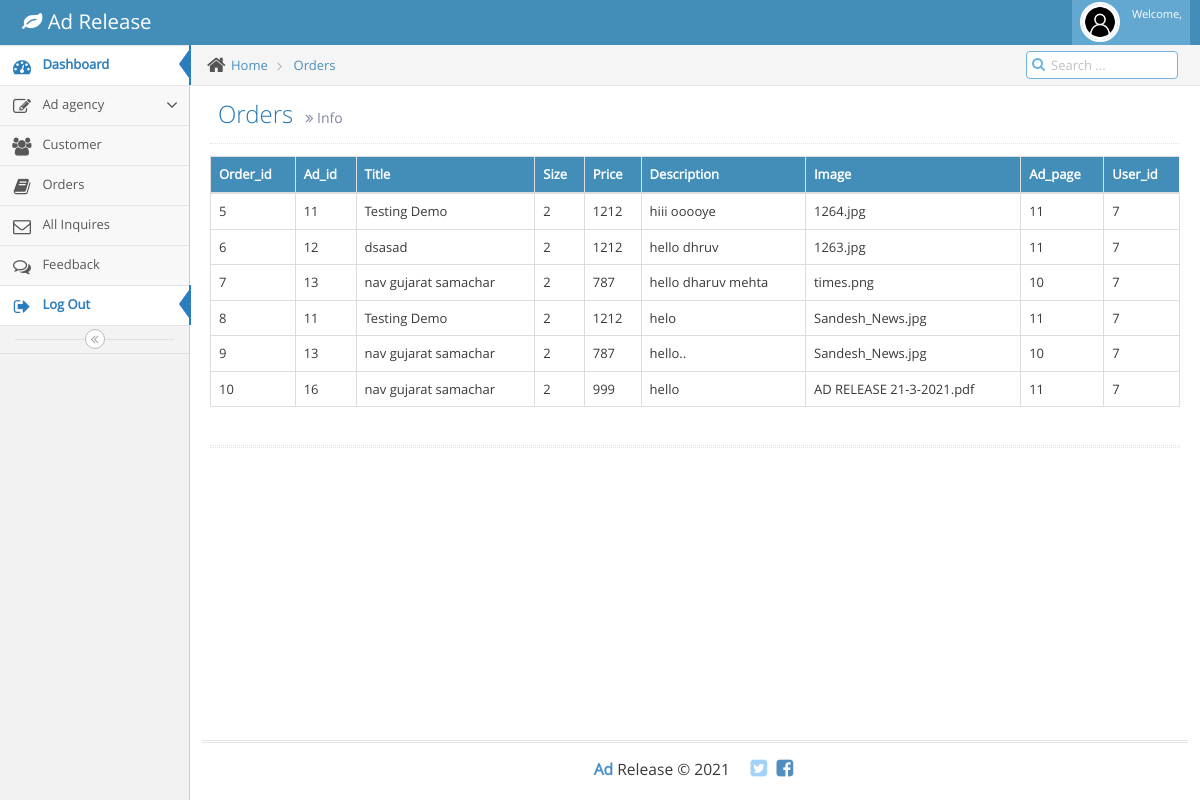
The page /admin/orders.php on the database its author committed.
### tables this page shows
CREATE TABLE `orders` (
  `order_id` int(11) NOT NULL,
  `Ad_id` int(11) NOT NULL,
  `Title` varchar(100) NOT NULL,
  `Size` varchar(30) NOT NULL,
  `Price` float NOT NULL,
  `ad_page` varchar(30) NOT NULL,
  `user_id` int(11) NOT NULL,
  `description` text NOT NULL,
  `filename` varchar(255) NOT NULL,
  `Agency_id` int(11) NOT NULL,
  `order_date` date NOT NULL,
  `papper_date` date NOT NULL
);

### admin/orders.php (the view, shortened to what this page needs)
<?php
include 'connection.php';
$result = $con->query("select * from orders");
?>
<!DOCTYPE html>
<html lang="en">
	<head>
		<link rel="stylesheet" href="assets/css/bootstrap.min.css" />
		<link rel="stylesheet" href="assets/font-awesome/4.5.0/css/font-awesome.min.css" />
		<link rel="stylesheet" href="assets/css/ace.min.css" class="ace-main-stylesheet" id="main-ace-style" />
		<link rel="stylesheet" href="assets/css/ace-skins.min.css" />
		<link rel="stylesheet" href="assets/css/ace-rtl.min.css" />
	</head>
	<body class="no-skin">
		<?php include 'common/header.php';?>
		<div class="main-container ace-save-state" id="main-container">
			<?php include 'common/sidebar.php';?>
			<div class="main-content">
				<div class="main-content-inner">
					<div class="breadcrumbs ace-save-state" id="breadcrumbs">
						<ul class="breadcrumb">
							<li>
								<i class="ace-icon fa fa-home home-icon"></i>
								<a href="dashboard.php">Home</a>
							</li>
							<li>
								<a href="orders.php">Orders</a>
							</li>
						</ul>
						<div class="nav-search" id="nav-search">
							<form class="form-search">
								<span class="input-icon">
									<input type="text" placeholder="Search ..." class="nav-search-input" id="nav-search-input" autocomplete="off" />
									<i class="ace-icon fa fa-search nav-search-icon"></i>
								</span>
							</form>
						</div>
					</div>
					<div class="page-content">
						<div class="page-header">
							<h1>
								Orders
								<small>
									<i class="ace-icon fa fa-angle-double-right"></i>
									Info
								</small>
							</h1>
						</div>
						<div class="row">
							<div class="col-xs-12">
								<div class="row">
									<div class="col-xs-12">
										<table id="simple-table" class="table  table-bordered table-hover">
											<thead>
												<tr>
													<th>Order_id</th>
													<th>Ad_id</th>
													<th>Title</th>
													<th>Size</th>
													<th>Price</th>
													<th>Description</th>
													<th>Image</th>
													<th>Ad_page</th>
													<th>User_id</th>
												</tr>
											</thead>
											<tbody>
											<?php
												while ($row = $result->fetch_object())
											    {
													?>
														<tr>
															<td><?php echo $row->order_id;?></td>
															<td><?php echo $row->Ad_id;?></td>
															<td><?php echo $row->Title;?></td>
															<td><?php echo $row->Size;?></td>
															<td><?php echo $row->Price;?></td>
															<td><?php echo $row->description;?></td>
															<td><?php echo $row->filename;?></td>
															<td><?php echo $row->ad_page;?></td>
															<td><?php echo $row->user_id;?></td>
														</tr>
													<?php
												}
											?>
											</tbody>
										</table>
									</div>
								</div>
								<div class="hr hr-18 dotted hr-double"></div>
							</div>
						</div>
					</div>
				</div>
			</div>
			<?php include 'common/footer.php';?>
		</div>
	</body>
</html>

### admin/orders.php (style rules this page uses)
th { background-color:#438EB9; color: white; }

### rows shown on the page
orders: order_id "5", Ad "11", Title "Testing Demo", Size "2", Price "1212", description "hiii ooooye", filename "1264.jpg", ad_page "11", user "7"
orders: order_id "6", Ad "12", Title "dsasad", Size "2", Price "1212", description "hello dhruv", filename "1263.jpg", ad_page "11", user "7"
orders: order_id "7", Ad "13", Title "nav gujarat samachar", Size "2", Price "787", description "hello dharuv mehta", filename "times.png", ad_page "10", user "7"
orders: order_id "8", Ad "11", Title "Testing Demo", Size "2", Price "1212", description "helo", filename "Sandesh_News.jpg", ad_page "11", user "7"
orders: order_id "9", Ad "13", Title "nav gujarat samachar", Size "2", Price "787", description "hello..", filename "Sandesh_News.jpg", ad_page "10", user "7"
orders: order_id "10", Ad "16", Title "nav gujarat samachar", Size "2", Price "999", description "hello", filename "AD RELEASE 21-3-2021.pdf", ad_page "11", user "7"
